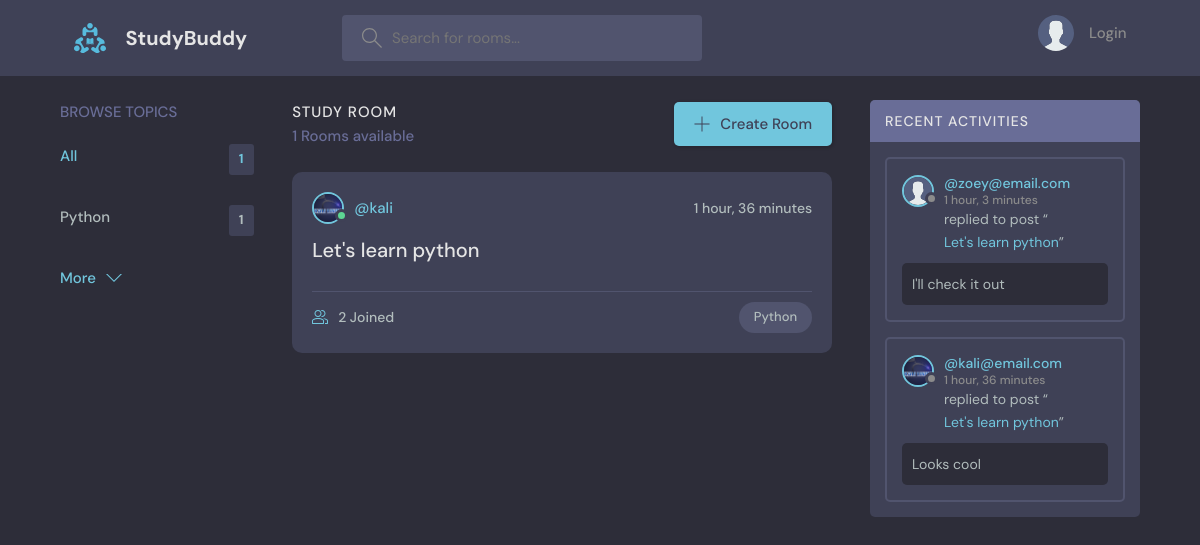
The page / on the database its author committed.
### base/models.py (models this page shows, shortened)
class Topic(models.Model):
    name = models.CharField(max_length=200)

class Room(models.Model): # inherit from models (make the class a django model)
    host = models.ForeignKey(User, on_delete=models.SET_NULL, null=True)
    topic = models.ForeignKey(Topic, on_delete=models.SET_NULL, null=True)# topic and room: one to many
    name = models.CharField(max_length=200)
    description = models.TextField(null=True, blank=True)
    participants = models.ManyToManyField(User, related_name='participants', blank=True) # user and room: many to many relationship
    updated = models.DateTimeField(auto_now=True)
    created = models.DateTimeField(auto_now_add=True)
    class Meta:
        ordering = ['-updated', '-created']
    def __str__(self):
        return str(self.name)

class User(AbstractUser):
    name = models.CharField(max_length=200,null=True)
    email = models.EmailField(unique=True, null=True)
    bio = models.TextField(null=True)
    avatar = models.ImageField(null=True, default="avatar.svg")
    USERNAME_FIELD = 'email'
    REQUIRED_FIELDS = []

class Message(models.Model):
    user = models.ForeignKey(User, on_delete=models.CASCADE) # user and msg: one to many relationship (when user deleted, delete his all msg)
    room = models.ForeignKey(Room, on_delete=models.CASCADE) # when room deleted, delete all messages in the room
    body = models.TextField()
    updated = models.DateTimeField(auto_now=True)
    created = models.DateTimeField(auto_now_add=True)
    class Meta:
        ordering = ['-updated', '-created']

### base/views.py (the view)
# urls.py: path('', views.home, name='home'), # when user input empty url, trigger function home
def home(request):
    q = request.GET.get('q') if request.GET.get('q')!=None else '' # get parameter q from url
    rooms = Room.objects.filter(
        Q(topic__name__icontains=q) |
        Q(name__icontains=q) |
        Q(description__icontains=q))
    topics = Topic.objects.all()[0:5]
    room_count = rooms.count()
    room_messages = Message.objects.filter(Q(room__topic__name__icontains=q))
    context = {'rooms':rooms, 'topics':topics, 'room_count':room_count, 'room_messages':room_messages}
    return render(request, 'base/home.html', context) # pass dictionary rooms

### base/templates/base/home.html (shortened to what this page needs)
{% extends 'main.html' %}
{% block content %}
    <main class="layout layout--3">
      <div class="container">
        {% include 'base/topics_component.html' %}
        <div class="roomList">
          <div class="roomList__header">
            <div>
              <h2>Study Room</h2>
              <p>{{room_count}} Rooms available</p>
            </div>
            <a class="btn btn--main" href="{% url 'create-room' %}">
              <svg version="1.1" xmlns="http://www.w3.org/2000/svg" width="32" height="32" viewBox="0 0 32 32">
                <title>add</title>
                <path
                  d="M16.943 0.943h-1.885v14.115h-14.115v1.885h14.115v14.115h1.885v-14.115h14.115v-1.885h-14.115v-14.115z"
                ></path>
              </svg>
              Create Room
            </a>
          </div>
          {% include 'base/feed_component.html' %}
        </div>
        {% include 'base/activity_component.html' %}
      </div>
    </main>
{% endblock content %}

### base/templates/base/topics_component.html
<div class="topics">
    <div class="topics__header">
      <h2>Browse Topics</h2>
    </div>
    <ul class="topics__list">
      <li>
        <a href="{% url 'home' %}" class="active">All <span>{{topics.count}}</span></a>
      </li>
      {% for topic in topics %}
      <li>
        <a href="{% url 'home' %}?q={{topic.name}}">{{topic.name}} <span>{{topic.room_set.all.count}}</span></a>
      </li>
      {% endfor %}
    </ul>
    <a class="btn btn--link" href="{% url 'topics' %}">
      More
      <svg version="1.1" xmlns="http://www.w3.org/2000/svg" width="32" height="32" viewBox="0 0 32 32">
        <title>chevron-down</title>
        <path d="M16 21l-13-13h-3l16 16 16-16h-3l-13 13z"></path>
      </svg>
    </a>
  </div>

### base/templates/base/feed_component.html (shortened to what this page needs)
{% for room in rooms %}
<div class="roomListRoom">
    <div class="roomListRoom__header">
      <a href="{% url 'user-profile' room.host.id %}" class="roomListRoom__author">
        <div class="avatar avatar--small active">
          <img src="{{room.host.avatar.url}}" />
        </div>
        <span>@{{room.host.username}}</span>
      </a>
      <div class="roomListRoom__actions">
        <span>{{room.created|timesince}}</span>
      </div>
    </div>
    <div class="roomListRoom__content">
      <a href="{% url 'room' room.id %}">{{room.name}}</a>
    </div>
    <div class="roomListRoom__meta">
      <a href="{% url 'room' room.id %}" class="roomListRoom__joined">
        {{room.participants.all.count}} Joined
      </a>
      <p class="roomListRoom__topic">{{room.topic.name}}</p>
    </div>
</div>
{% endfor %}

### base/templates/base/activity_component.html (shortened to what this page needs)
<div class="activities">
    <div class="activities__header">
      <h2>Recent Activities</h2>
    </div>
    {% for message in room_messages %}
    <div class="activities__box">
      <div class="activities__boxHeader roomListRoom__header">
        <a href="{% url 'user-profile' message.user.id %}" class="roomListRoom__author">
          <div class="avatar avatar--small">
            <img src="{{message.user.avatar.url}}" />
          </div>
          <p>
            @{{message.user}}
            <span>{{message.created|timesince}}</span>
          </p>
        </a>
      </div>
      <div class="activities__boxContent">
        <p>replied to post “<a href="{% url 'room' message.room.id %}">{{message.room}}</a>”</p>
        <div class="activities__boxRoomContent">
          {{message.body}}
        </div>
      </div>
    </div>
    {% endfor %}
  </div>

### rows shown on the page
Topic: name "Python", room_set.all.count "1"
Room: host.avatar (picture), host.username "kali", created "1 hour, 36 minutes", name "Let's learn python", participants.all.count "2", topic.name "Python"
Message: user.avatar (placeholder picture), user "zoey@email.com", created "1 hour, 3 minutes", room "Let's learn python", body "I'll check it out"
Message: user.avatar (picture), user "kali@email.com", created "1 hour, 36 minutes", room "Let's learn python", body "Looks cool"

### other values the page prints
{{ topics.count }} "1"
{{ room_count }} "1"
